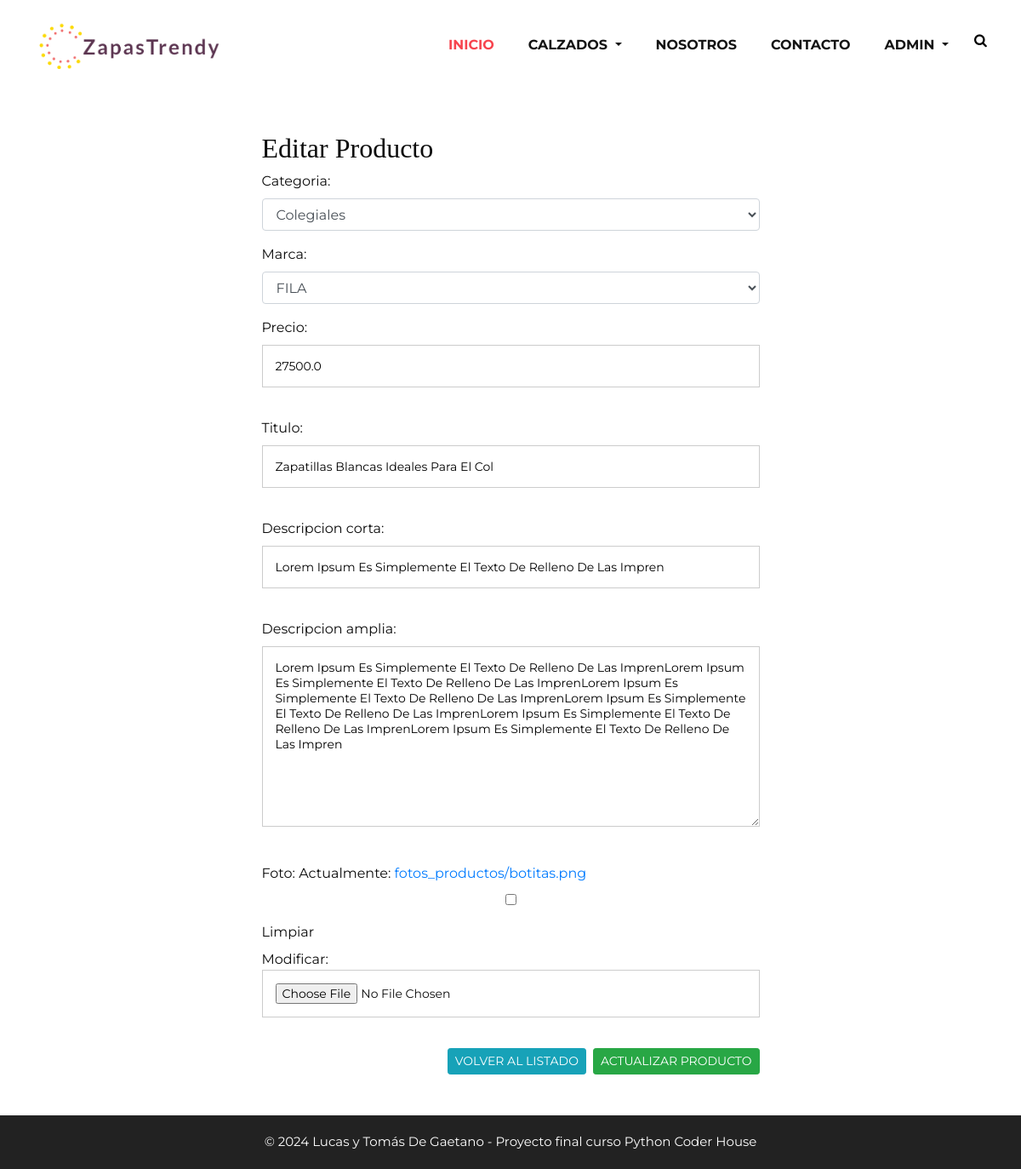
Before: /editar_producto/4/ (signed in) with the older database file.
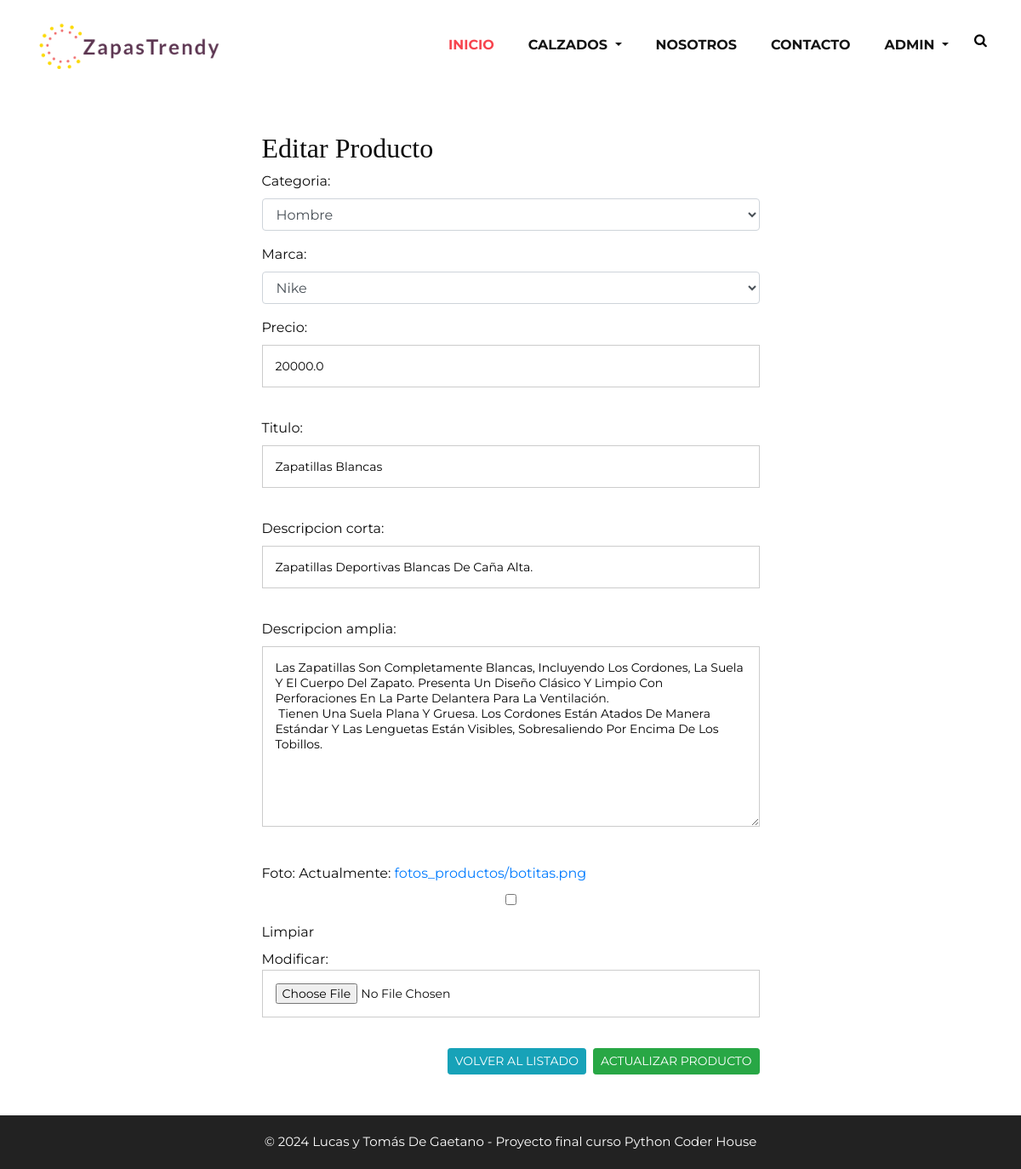
After: the same page with the newer database file.
### AppEcommerce/models.py (models this page shows)
class ProductosCategorias(models.Model):
    id_categoria = models.AutoField(primary_key=True)
    categoria = models.CharField(max_length=45)
    def __str__(self):
        return f"{self.categoria}"

class ProductosMarcas(models.Model):
    id_marca = models.AutoField(primary_key=True)
    marca = models.CharField(max_length=45)
    def __str__(self):
        return f" {self.marca}"

class Productos(models.Model):
    id_producto = models.AutoField(primary_key=True)
    categoria = models.ForeignKey(ProductosCategorias, on_delete=models.CASCADE)
    marca = models.ForeignKey(ProductosMarcas, on_delete=models.CASCADE)
    precio = models.FloatField()
    titulo = models.CharField(max_length=60)
    descripcion_corta = models.CharField(max_length=60)
    descripcion_amplia = models.TextField(max_length=500)
    id_usuario = models.IntegerField()
    fecha = models.DateTimeField(auto_now_add=True)
    foto = models.ImageField(upload_to='fotos_productos/', blank=True, null=True)

### AppEcommerce/views.py (the view)
# urls.py: path('editar_producto/<int:id_producto>/', views.editar_producto, name='editar_producto'),
@login_required
def editar_producto(request, id_producto):
    producto = get_object_or_404(Productos, id_producto=id_producto)
    if request.method == 'POST':
        form = ProductosForm(request.POST, request.FILES, instance=producto)
        if form.is_valid():
            form.save()
            return redirect('listar_productos')
    else:
        form = ProductosForm(instance=producto)
    return render(request, 'AppEcommerce/editar_producto.html', {'form': form, 'producto': producto})

### AppEcommerce/forms.py (shortened to what this page needs)
class ProductosForm(forms.ModelForm):
    class Meta:
        model = Productos
        fields = '__all__'
    def __init__(self, *args, **kwargs):
            super().__init__(*args, **kwargs)
            self.fields['categoria'].widget = forms.Select(attrs={'class': 'form-control'})
            self.fields['categoria'].queryset = ProductosCategorias.objects.all()
            self.fields['marca'].widget = forms.Select(attrs={'class': 'form-control'})
            self.fields['marca'].queryset = ProductosMarcas.objects.all()
            self.fields['id_usuario'].widget = forms.HiddenInput()
            self.fields['id_usuario'].required = False

### AppEcommerce/templates/AppEcommerce/editar_producto.html (shortened to what this page needs)
{% extends "AppEcommerce/base.html" %}
{% load static %}
   {% block slider %}
    <div class="row mt-5 mb-5">
        <div class="col-sm-3"></div>
        <div class="col-sm-6">
            <h2>Editar Producto</h2>
            <form method="post" enctype="multipart/form-data">
                {{ form.as_p }}
                <div class="d-flex justify-content-end">
                    <a href="{% url 'listar_productos' %}" class="btn btn-sm btn-info mr-2">VOLVER AL LISTADO</a>
                    <button type="submit" class="btn btn-sm btn-success">ACTUALIZAR PRODUCTO</button>
                </div>
            </form>
        </div>
        <div class="col-sm-3"></div>
    </div>
    {% endblock %}

Changed rows visible on the page:
computed for ProductosCategorias: categoria "Colegiales" → "Hombre"
computed for ProductosMarcas: marca "FILA" → "Nike"
changed Productos: precio "27500.0" → "20000.0"; titulo "Zapatillas Blancas ideales para el Col" → "Zapatillas Blancas"; descripcion_corta "Lorem Ipsum es simplemente el texto de relleno de las impren" → "zapatillas deportivas blancas de caña alta."; descripcion_amplia "Lorem Ipsum Es Simplemente El Texto De Relleno De Las ImprenLorem Ipsum Es Simplemente El Texto De Relleno De Las ImprenLorem Ipsum Es Simplemente El Texto De Relleno De Las ImprenLorem Ipsum Es Simplemente El Texto De Relleno De Las ImprenLorem Ipsum Es Simplemente El Texto De Relleno De Las ImprenLorem Ipsum Es Simplemente El Texto De Relleno De Las Impren" → "Las zapatillas son completamente blancas, incluyendo los cordones, la suela y el cuerpo del zapato. Presenta un diseño clásico y limpio con perforaciones en la parte delantera para la ventilación. tienen una suela plana y gruesa. Los cordones están atados de manera estándar y las lenguetas están visibles, sobresaliendo por encima de los tobillos."
